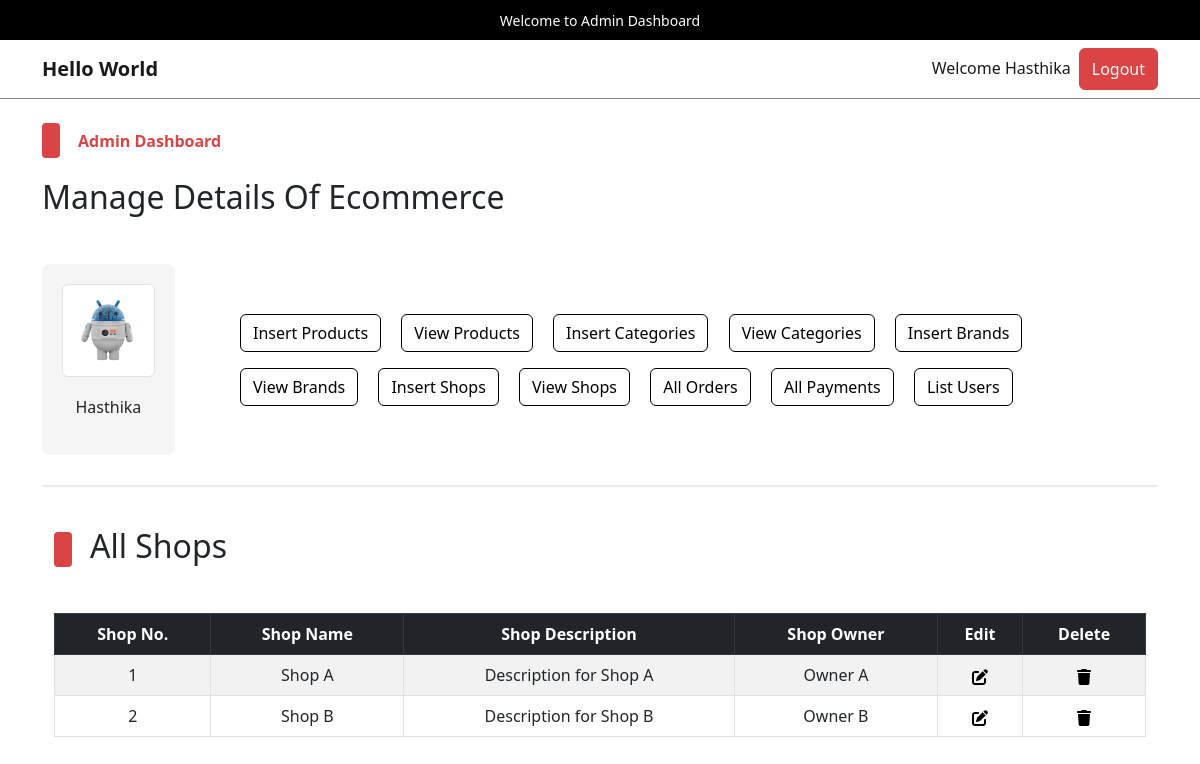
Before: /admin/index.php?view_shops (signed in) with the older database file.
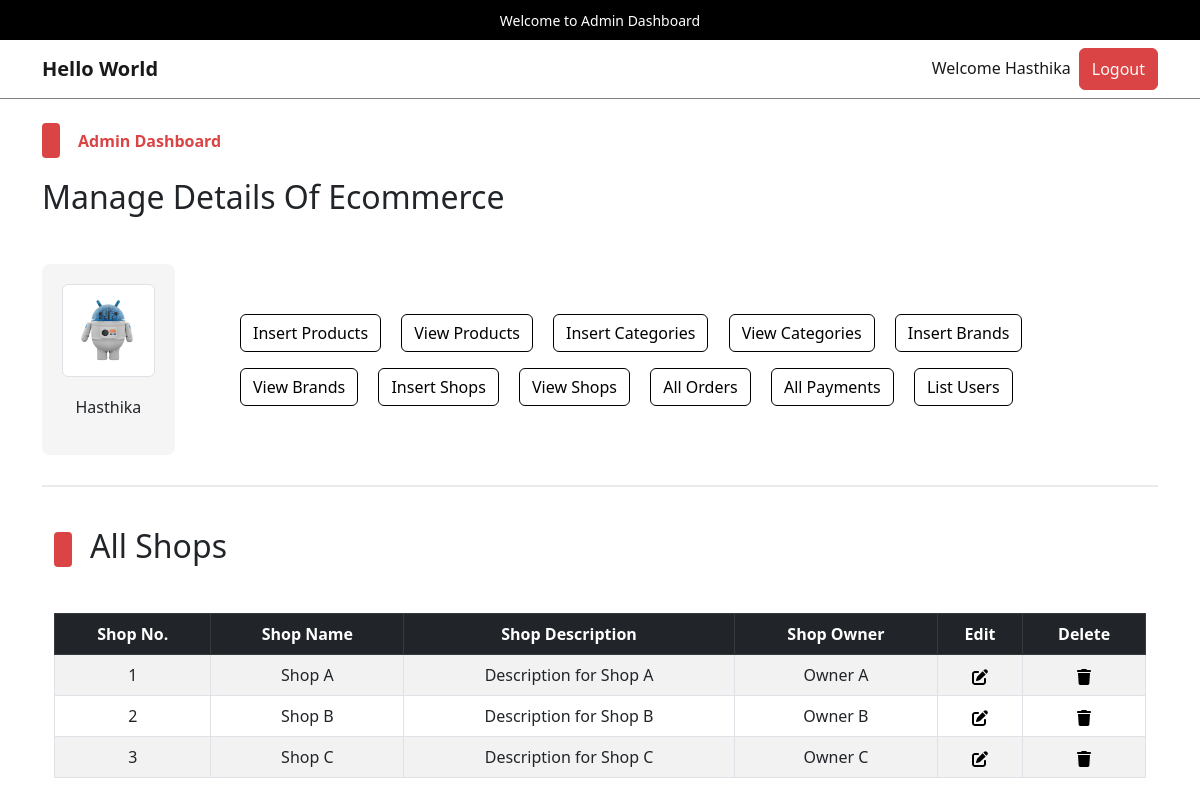
After: the same page with the newer database file.
### tables this page shows
CREATE TABLE `shops` (
  `shop_id` int(11) NOT NULL,
  `shop_name` varchar(100) NOT NULL,
  `shop_description` varchar(255) NOT NULL,
  `shop_owner` varchar(100) NOT NULL
);

### admin/view_shops.php (the view, shortened to what this page needs)
<!DOCTYPE html>
<html lang="en">
<head>
</head>
<body>
    <div class="container">
        <div class="categ-header">
            <div class="sub-title">
                <span class="shape"></span>
                <h2>All Shops</h2>
            </div>
        </div>
        <div class="table-data">
            <table class="table table-bordered table-hover table-striped text-center">
                <thead class="table-dark">
                    <tr>
                        <th>Shop No.</th>
                        <th>Shop Name</th>
                        <th>Shop Description</th>
                        <th>Shop Owner</th>
                        <th>Edit</th>
                        <th>Delete</th>
                    </tr>
                </thead>
                <tbody>
                    <?php
                    $get_shop_query = "SELECT * FROM `shops`";
                    $get_shop_result = mysqli_query($con, $get_shop_query);
                    $id_number = 1;
                    while ($row_fetch_shops = mysqli_fetch_array($get_shop_result)) {
                        $shop_id = $row_fetch_shops['shop_id'];
                        $shop_name = $row_fetch_shops['shop_name'];
                        $shop_description = $row_fetch_shops['shop_description'];
                        $shop_owner = $row_fetch_shops['shop_owner'];
                        echo "
                            <tr>
                            <td>$id_number</td>
                            <td>$shop_name</td>
                            <td>$shop_description</td>
                            <td>$shop_owner</td>
                            <td>
                                <a href='index.php?edit_shop=$shop_id'>
                                </a>
                            </td>
                            <td>
                                <a href='index.php?delete_shop=$shop_id' data-bs-toggle='modal' data-bs-target='#deleteModal_$shop_id'>
                                </a>
                                <div class='modal fade' id='deleteModal_$shop_id' tabindex='-1' aria-labelledby='deleteModal_$shop_id.Label' aria-hidden='true'>
                                                            <a class='text-light' href='index.php?delete_shop=$shop_id'>
                                                                Delete $shop_name
                                                            </a>
                                </div>
                            </td>
                        </tr>
                            ";
                        $id_number++;
                    }
                    ?>
                </tbody>
            </table>
        </div>
    </div>
</body>
</html>

Changed rows visible on the page:
added shops: shop_name "Shop C", shop_description "Description for Shop C", shop_owner "Owner C"
